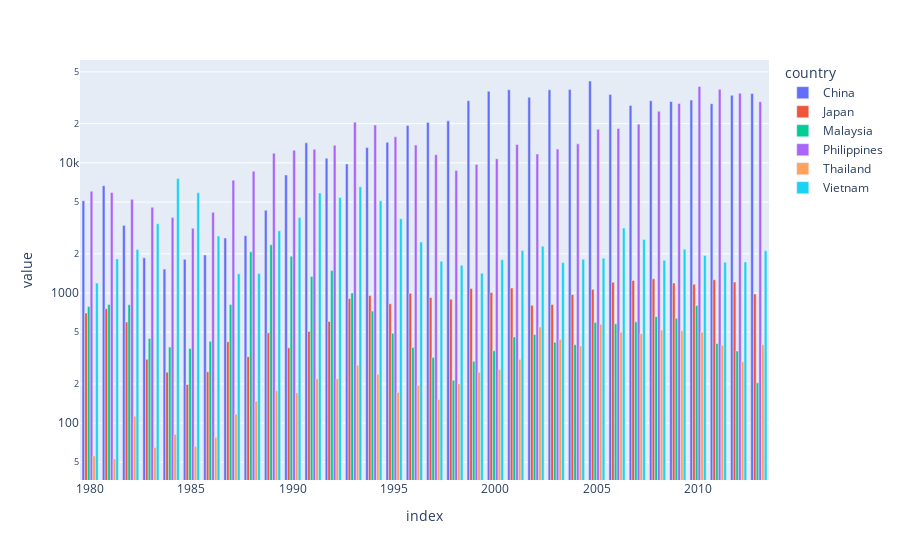

Notebook source saved alongside this figure:
### Code cell
countrydf = df.loc[country_list,years].T
px.bar(countrydf, x=countrydf.index, y=countrydf.columns,barmode='group',log_y=True)

### Figure 1 — Plotly figure (JSON) as saved in the notebook; plotly's stock layout.template omitted (floating-point values rounded to 4 significant figures)
{"data": [{"alignmentgroup": "True", "hovertemplate": "country=China<br>index=%{x}<br>value=%{y}<extra></extra>", "legendgroup": "China", "marker": {"color": "#636efa", "pattern": {"shape": ""}}, "name": "China", "offsetgroup": "China", "orientation": "v", "showlegend": true, "textposition": "auto", "type": "bar", "x": [1980, 1981, 1982, 1983, 1984, 1985, 1986, 1987, 1988, 1989, 1990, 1991, 1992, 1993, 1994, 1995, 1996, 1997, 1998, 1999, 2000, 2001, 2002, 2003, 2004, 2005, 2006, 2007, 2008, 2009, 2010, 2011, 2012, 2013], "xaxis": "x", "y": [5123, 6682, 3308, 1863, 1527, 1816, 1960, 2643, 2758, 4323, 8076, 14255, 10846, 9817, 13128, 14398, 19415, 20475, 21049, 30069, 35529, 36434, 31961, 36439, 36619, 42584, 33518, 27642, 30037, 29622, 30391, 28502, 33024, 34129], "yaxis": "y"}, {"alignmentgroup": "True", "hovertemplate": "country=Japan<br>index=%{x}<br>value=%{y}<extra></extra>", "legendgroup": "Japan", "marker": {"color": "#EF553B", "pattern": {"shape": ""}}, "name": "Japan", "offsetgroup": "Japan", "orientation": "v", "showlegend": true, "textposition": "auto", "type": "bar", "x": [1980, 1981, 1982, 1983, 1984, 1985, 1986, 1987, 1988, 1989, 1990, 1991, 1992, 1993, 1994, 1995, 1996, 1997, 1998, 1999, 2000, 2001, 2002, 2003, 2004, 2005, 2006, 2007, 2008, 2009, 2010, 2011, 2012, 2013], "xaxis": "x", "y": [701, 756, 598, 309, 246, 198, 248, 422, 324, 494, 379, 506, 605, 907, 956, 826, 994, 924, 897, 1083, 1010, 1092, 806, 817, 973, 1067, 1212, 1250, 1284, 1194, 1168, 1265, 1214, 982], "yaxis": "y"}, {"alignmentgroup": "True", "hovertemplate": "country=Malaysia<br>index=%{x}<br>value=%{y}<extra></extra>", "legendgroup": "Malaysia", "marker": {"color": "#00cc96", "pattern": {"shape": ""}}, "name": "Malaysia", "offsetgroup": "Malaysia", "orientation": "v", "showlegend": true, "textposition": "auto", "type": "bar", "x": [1980, 1981, 1982, 1983, 1984, 1985, 1986, 1987, 1988, 1989, 1990, 1991, 1992, 1993, 1994, 1995, 1996, 1997, 1998, 1999, 2000, 2001, 2002, 2003, 2004, 2005, 2006, 2007, 2008, 2009, 2010, 2011, 2012, 2013], "xaxis": "x", "y": [786, 816, 813, 448, 384, 374, 425, 817, 2072, 2346, 1917, 1338, 1486, 1000, 727, 490, 382, 319, 214, 299, 360, 460, 480, 419, 401, 593, 580, 600, 658, 640, 802, 409, 358, 204], "yaxis": "y"}, {"alignmentgroup": "True", "hovertemplate": "country=Philippines<br>index=%{x}<br>value=%{y}<extra></extra>", "legendgroup": "Philippines", "marker": {"color": "#ab63fa", "pattern": {"shape": ""}}, "name": "Philippines", "offsetgroup": "Philippines", "orientation": "v", "showlegend": true, "textposition": "auto", "type": "bar", "x": [1980, 1981, 1982, 1983, 1984, 1985, 1986, 1987, 1988, 1989, 1990, 1991, 1992, 1993, 1994, 1995, 1996, 1997, 1998, 1999, 2000, 2001, 2002, 2003, 2004, 2005, 2006, 2007, 2008, 2009, 2010, 2011, 2012, 2013], "xaxis": "x", "y": [6051, 5921, 5249, 4562, 3801, 3150, 4166, 7360, 8639, 11865, 12509, 12718, 13670, 20479, 19532, 15864, 13692, 11549, 8735, 9734, 10763, 13836, 11707, 12758, 14004, 18139, 18400, 19837, 24887, 28573, 38617, 36765, 34315, 29544], "yaxis": "y"}, {"alignmentgroup": "True", "hovertemplate": "country=Thailand<br>index=%{x}<br>value=%{y}<extra></extra>", "legendgroup": "Thailand", "marker": {"color": "#FFA15A", "pattern": {"shape": ""}}, "name": "Thailand", "offsetgroup": "Thailand", "orientation": "v", "showlegend": true, "textposition": "auto", "type": "bar", "x": [1980, 1981, 1982, 1983, 1984, 1985, 1986, 1987, 1988, 1989, 1990, 1991, 1992, 1993, 1994, 1995, 1996, 1997, 1998, 1999, 2000, 2001, 2002, 2003, 2004, 2005, 2006, 2007, 2008, 2009, 2010, 2011, 2012, 2013], "xaxis": "x", "y": [56, 53, 113, 65, 82, 66, 78, 117, 147, 177, 171, 219, 219, 279, 237, 172, 195, 152, 201, 246, 258, 309, 547, 439, 392, 575, 500, 487, 519, 512, 499, 396, 296, 400], "yaxis": "y"}, {"alignmentgroup": "True", "hovertemplate": "country=Vietnam<br>index=%{x}<br>value=%{y}<extra></extra>", "legendgroup": "Vietnam", "marker": {"color": "#19d3f3", "pattern": {"shape": ""}}, "name": "Vietnam", "offsetgroup": "Vietnam", "orientation": "v", "showlegend": true, "textposition": "auto", "type": "bar", "x": [1980, 1981, 1982, 1983, 1984, 1985, 1986, 1987, 1988, 1989, 1990, 1991, 1992, 1993, 1994, 1995, 1996, 1997, 1998, 1999, 2000, 2001, 2002, 2003, 2004, 2005, 2006, 2007, 2008, 2009, 2010, 2011, 2012, 2013], "xaxis": "x", "y": [1191, 1829, 2162, 3404, 7583, 5907, 2741, 1406, 1411, 3004, 3801, 5870, 5416, 6547, 5105, 3723, 2462, 1752, 1631, 1419, 1803, 2117, 2291, 1713, 1816, 1852, 3153, 2574, 1784, 2171, 1942, 1723, 1731, 2112], "yaxis": "y"}], "layout": {"barmode": "group", "legend": {"title": {"text": "country"}, "tracegroupgap": 0}, "margin": {"t": 60}, "xaxis": {"anchor": "y", "domain": [0, 1], "title": {"text": "index"}}, "yaxis": {"anchor": "x", "domain": [0, 1], "title": {"text": "value"}, "type": "log"}}}
